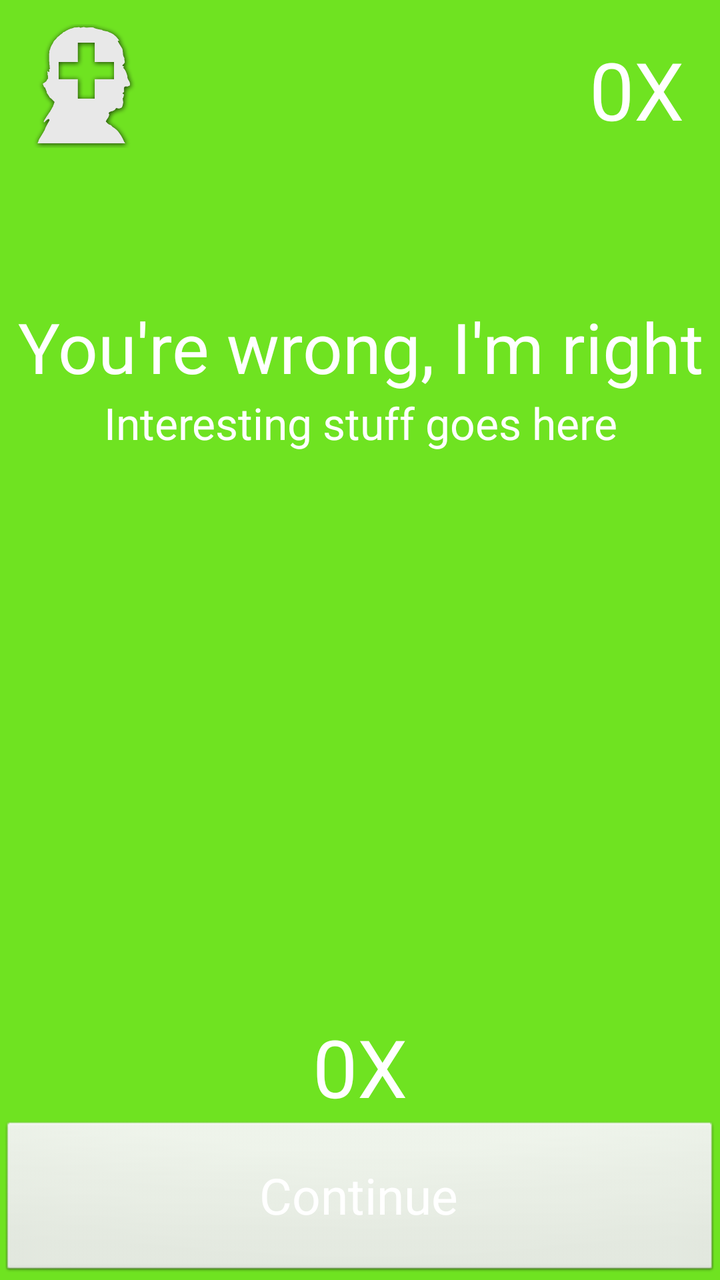
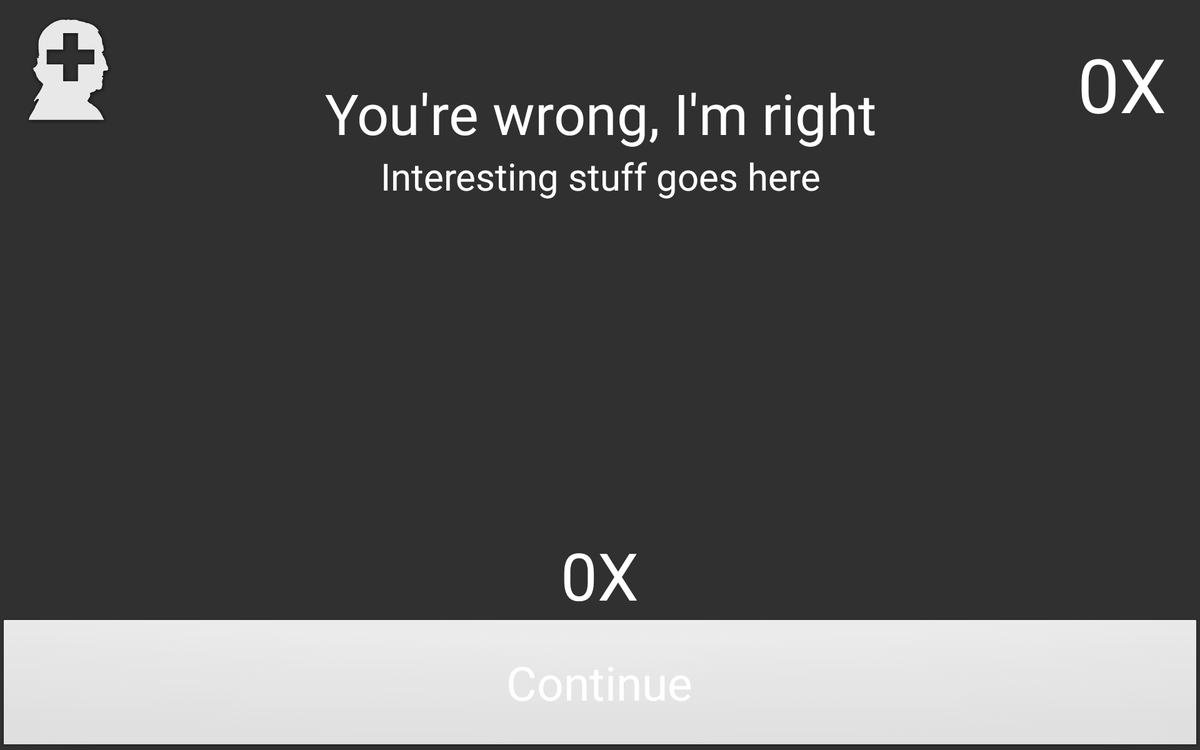

Two renders of one Android screen. The first uses the default layout on a phone; the second uses the alternative layout the repository ships for a different screen configuration, on a matching device. The two XML files are below.
<!-- AndroidManifest.xml: application theme AppTheme -->
<!-- res/layout/activity_info.xml -->
<?xml version="1.0" encoding="utf-8"?>
<RelativeLayout xmlns:android="http://schemas.android.com/apk/res/android"
    xmlns:tools="http://schemas.android.com/tools"
    android:layout_width="match_parent"
    android:layout_height="match_parent"
    android:id="@+id/info_layout"
    android:background="@color/colorCorrect"
    tools:context="bordum.dk.greekorillness.InfoActivity">

    <ImageView
        android:layout_width="62dp"
        android:layout_height="62dp"
        android:src="@drawable/icon"
        android:contentDescription="@string/img_description"
        android:layout_margin="12dp"/>

    <TextView
        android:layout_width="wrap_content"
        android:layout_height="wrap_content"
        android:text="@string/best_streak_counter"
        android:id="@+id/best_streak_view"
        android:textSize="40sp"
        android:textColor="@color/colorWhite"
        android:layout_margin="18dp"
        android:layout_alignParentRight="true"
        android:layout_alignParentEnd="true" />

    <TextView
        android:layout_width="wrap_content"
        android:layout_height="wrap_content"
        android:id="@+id/result"
        android:text="@string/result"
        android:textColor="@color/colorWhite"
        android:layout_alignParentTop="true"
        android:layout_alignParentLeft="true"
        android:layout_alignParentStart="true"
        android:layout_alignParentEnd="true"
        android:layout_alignParentRight="true"
        android:gravity="center"
        android:textSize="35sp"
        android:paddingTop="150dp"
        android:paddingLeft="5dp"
        android:paddingRight="5dp"/>

    <TextView
        android:layout_width="wrap_content"
        android:layout_height="wrap_content"
        android:id="@+id/info"
        android:text="@string/info"
        android:textColor="@color/colorWhite"
        android:layout_below="@+id/result"
        android:layout_alignParentLeft="true"
        android:layout_alignParentStart="true"
        android:layout_alignParentEnd="true"
        android:layout_alignParentRight="true"
        android:gravity="center"
        android:textSize="22sp"
        android:paddingLeft="10dp"
        android:paddingRight="10dp" />

    <LinearLayout
        android:layout_width="match_parent"
        android:layout_height="wrap_content"
        android:layout_above="@+id/continueButton"
        android:gravity="center">

        <TextView
            android:layout_width="wrap_content"
            android:layout_height="wrap_content"
            android:text="@string/streak_counter"
            android:textSize="40sp"
            android:textColor="@color/colorWhite"
            android:id="@+id/streak_counter"/>
    </LinearLayout>

    <View
        android:id="@+id/buttonView"
        android:layout_width="0dp"
        android:layout_height="0dp"
        android:layout_centerInParent="true"/>

    <Button
        style="@style/ButtonStyling"
        android:text="@string/continjue"
        android:id="@+id/continueButton"
        android:layout_alignRight="@id/buttonView"
        android:layout_alignEnd="@id/buttonView"
        android:layout_alignParentLeft="true"
        android:layout_alignParentRight="true"
        android:layout_alignParentEnd="true"
        android:layout_alignParentStart="true"/>
</RelativeLayout>
<!-- resources referenced by this layout -->
<resources>
  <color name="colorCorrect">#6FE321</color>
  <color name="colorWhite">#FFFFFF</color>
  <!-- drawable icon: png bitmap (drawable, 123407 bytes) -->
  <string name="best_streak_counter">0X</string>
  <string name="continjue">Continue</string>
  <string name="img_description">Greek or Illness Logo</string>
  <string name="info">Interesting stuff goes here</string>
  <string name="result">You\'re wrong, I\'m right</string>
  <string name="streak_counter">0X</string>
  <style name="ButtonStyling" parent="android:Widget.Button">
          <item name="android:layout_width">wrap_content</item>
          <item name="android:layout_height">80dp</item>
          <item name="android:layout_alignParentBottom">true</item>
          <item name="android:textColor">#FFFFFF</item>
          <item name="android:textSize">25sp</item>
      </style>
  <style name="AppTheme" parent="Theme.AppCompat.NoActionBar">
          
          <item name="colorPrimary">@color/colorPrimary</item>
          <item name="colorPrimaryDark">@color/colorPrimaryDark</item>
          <item name="colorAccent">@color/colorWhite</item>
      </style>
  <color name="colorPrimary">#318CE7</color>
  <color name="colorPrimaryDark">#2368AD</color>
</resources>
<!-- res/layout-xlarge-land/activity_info.xml (the repository's variant of the layout above) -->
<!-- drawn on a large tablet held sideways -->
<?xml version="1.0" encoding="utf-8"?>
<RelativeLayout xmlns:android="http://schemas.android.com/apk/res/android"
    xmlns:tools="http://schemas.android.com/tools"
    android:layout_width="match_parent"
    android:layout_height="match_parent"
    android:id="@+id/info_layout"
    tools:context="bordum.dk.greekorillness.InfoActivity">

    <ImageView
        android:layout_width="114dp"
        android:layout_height="114dp"
        android:src="@drawable/icon"
        android:contentDescription="@string/img_description"
        android:layout_margin="18dp"/>

    <TextView
        android:layout_width="wrap_content"
        android:layout_height="wrap_content"
        android:text="@string/best_streak_counter"
        android:id="@+id/best_streak_view"
        android:textSize="80sp"
        android:textColor="@color/colorWhite"
        android:layout_margin="36dp"
        android:layout_alignParentRight="true"
        android:layout_alignParentEnd="true" />

    <TextView
        android:layout_width="wrap_content"
        android:layout_height="wrap_content"
        android:id="@+id/result"
        android:text="@string/result"
        android:textColor="@color/colorWhite"
        android:layout_alignParentTop="true"
        android:layout_alignParentLeft="true"
        android:layout_alignParentStart="true"
        android:layout_alignParentEnd="true"
        android:layout_alignParentRight="true"
        android:gravity="center"
        android:textSize="60sp"
        android:paddingTop="80dp"
        android:paddingLeft="10dp"
        android:paddingRight="10dp"/>

    <TextView
        android:layout_width="wrap_content"
        android:layout_height="wrap_content"
        android:id="@+id/info"
        android:text="@string/info"
        android:textColor="@color/colorWhite"
        android:layout_below="@+id/result"
        android:layout_alignParentLeft="true"
        android:layout_alignParentStart="true"
        android:layout_alignParentEnd="true"
        android:layout_alignParentRight="true"
        android:gravity="center"
        android:textSize="40sp"
        android:paddingLeft="20dp"
        android:paddingRight="20dp" />

    <LinearLayout
        android:layout_width="match_parent"
        android:layout_height="wrap_content"
        android:layout_above="@+id/continueButton"
        android:gravity="center">

        <TextView
            android:layout_width="wrap_content"
            android:layout_height="wrap_content"
            android:text="@string/streak_counter"
            android:textSize="70sp"
            android:textColor="@color/colorWhite"
            android:id="@+id/streak_counter"/>
    </LinearLayout>

    <View
        android:id="@+id/buttonView"
        android:layout_width="0dp"
        android:layout_height="0dp"
        android:layout_centerInParent="true"/>

    <Button
        style="@style/ButtonStylingXL"
        android:text="@string/continjue"
        android:id="@+id/continueButton"
        android:layout_alignRight="@id/buttonView"
        android:layout_alignEnd="@id/buttonView"
        android:layout_alignParentLeft="true"
        android:layout_alignParentRight="true"/>
</RelativeLayout>
<!-- resources referenced by the variant -->
<!-- as a large tablet held sideways resolves them -->
<resources>
  <color name="colorWhite">#FFFFFF</color>
  <!-- drawable icon: png bitmap (drawable, 123407 bytes) -->
  <string name="best_streak_counter">0X</string>
  <string name="continjue">Continue</string>
  <string name="img_description">Greek or Illness Logo</string>
  <string name="info">Interesting stuff goes here</string>
  <string name="result">You\'re wrong, I\'m right</string>
  <string name="streak_counter">0X</string>
  <style name="ButtonStylingXL" parent="@style/ButtonStyling">
          <item name="android:layout_height">140dp</item>
          <item name="android:textSize">50sp</item>
      </style>
  <style name="AppTheme" parent="Theme.AppCompat.NoActionBar">
          
          <item name="colorPrimary">@color/colorPrimary</item>
          <item name="colorPrimaryDark">@color/colorPrimaryDark</item>
          <item name="colorAccent">@color/colorWhite</item>
      </style>
  <style name="ButtonStyling" parent="android:Widget.Button">
          <item name="android:layout_width">wrap_content</item>
          <item name="android:layout_height">80dp</item>
          <item name="android:layout_alignParentBottom">true</item>
          <item name="android:textColor">#FFFFFF</item>
          <item name="android:textSize">25sp</item>
      </style>
  <color name="colorPrimary">#318CE7</color>
  <color name="colorPrimaryDark">#2368AD</color>
</resources>
